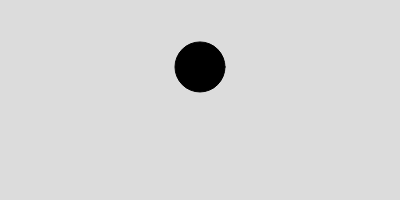
Frame 1 (no input)
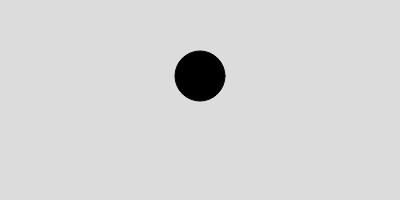
Frame 60 (no input)
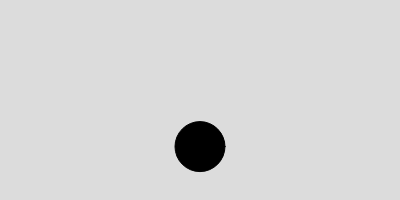
Frame 120 (the mouse pressed at the canvas centre since frame 60)

The p5.js sketch that drew these frames (run headless with seeded random() and noise() and a simulated clock; from frame 60 on, the mouse is pressed at the canvas centre):

// p5.js sketch
// ── sketch.js
let ball;

function setup() {
  createCanvas(400, 200);

  ball = new Particle();
}


function draw() {
  background(220);

  let gravity = createVector(0, 0.3);
  ball.addForce(gravity);

  if (mouseIsPressed) {
    let mPos = createVector(mouseX, mouseY);

    // 마우스 방향으로 당기는 힘 (거리가 거의 0이면 방향을 정할 수 없으니 제외)
    let pull = p5.Vector.sub(mPos, ball.pos);
    if (pull.mag() > 1) {
      pull.setMag(0.5);
      ball.addForce(pull);
    }
  }

  ball.update();
  ball.show();
}

// ── Particle.js
class Particle {
  constructor() {
    this.pos = createVector(width/2, height/3);
    this.vel = createVector(0, 0);
    this.acc = createVector(0, 0);

    this.c = color(0);
    this.w = 50;
  }

  addForce(aForce) {
    this.acc.add(aForce);
  }

  update() {
    this.vel.add(this.acc);
    this.pos.add(this.vel);

    this.acc.set(0, 0);
    this.checkEdge();
  }


  checkEdge() {
    if ((this.pos.y+this.w/2) > height) {
      this.pos.y = height-this.w/2;
      this.vel.y = this.vel.y * -1;
    }
    
    if (this.pos.x > width) {
      this.pos.x = 0;
    } else if (this.pos.x < 0) {
      this.pos.x = width;
    }
  }


  show() {
    fill(this.c);
    circle(this.pos.x, this.pos.y, this.w);
  }
}
